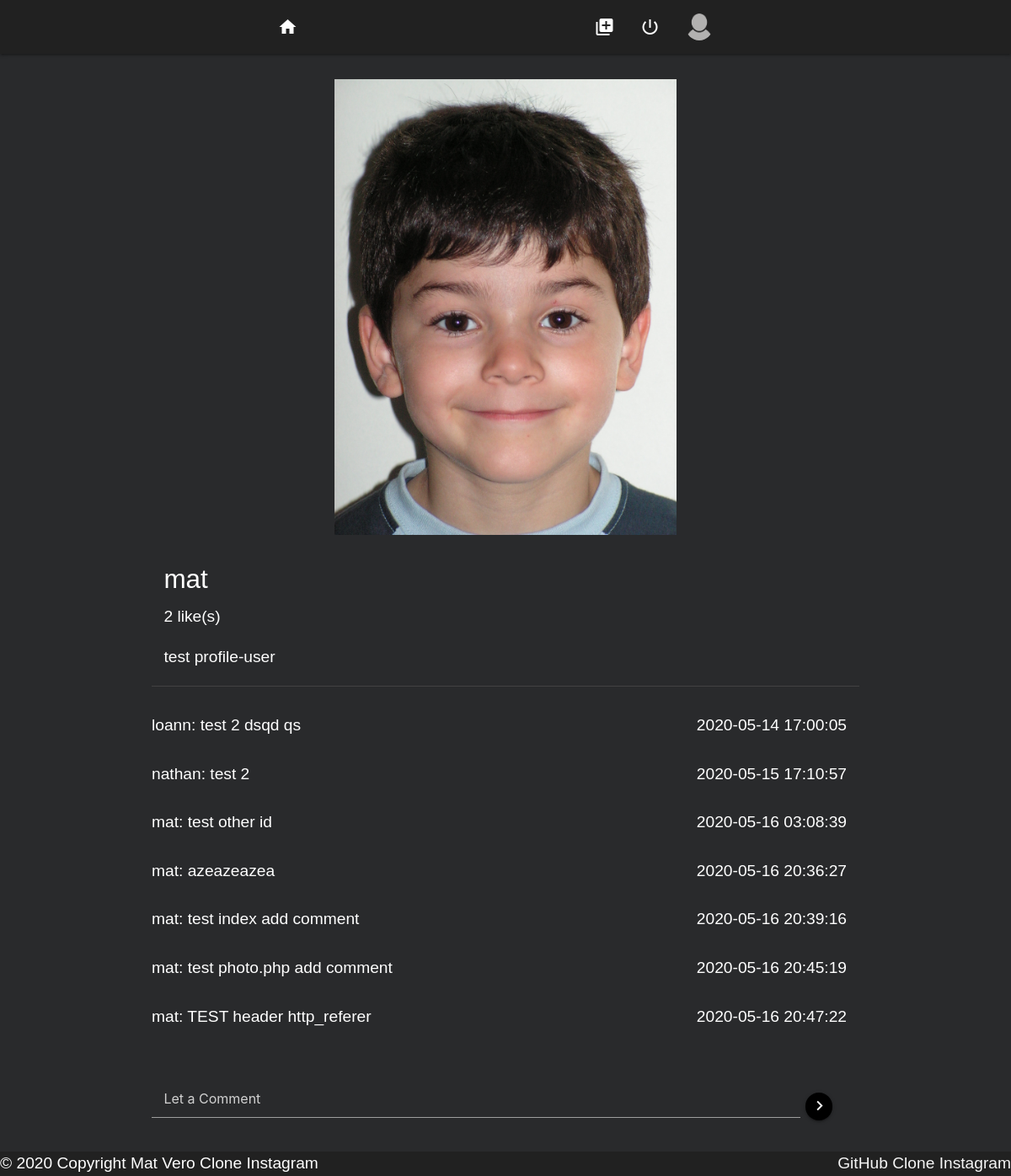
The app's page /photos/photo.php?id=5 with its own data.
### tables this page shows
CREATE TABLE `photos` (
  `id` int(11) NOT NULL,
  `user_id` int(11) NOT NULL,
  `urlphoto` varchar(255) DEFAULT NULL,
  `created_at` datetime NOT NULL,
  `caption` text NOT NULL,
  `ip_address` varchar(39) NOT NULL
);

CREATE TABLE `users` (
  `id` int(11) NOT NULL,
  `nickname` varchar(255) NOT NULL,
  `password` varchar(255) NOT NULL,
  `mail` varchar(255) NOT NULL,
  `created_at` datetime NOT NULL,
  `ip_address` varchar(39) NOT NULL,
  `profile_photo` varchar(255) DEFAULT '0'
);

CREATE TABLE `comments` (
  `id` int(11) NOT NULL,
  `photos_id` int(11) NOT NULL,
  `users_id` int(11) NOT NULL,
  `comment` text NOT NULL,
  `created_at` datetime NOT NULL,
  `ip_address` varchar(39) NOT NULL
);

### photos/photo.php (the view, shortened to what this page needs)
<?php
require '../connection.php';
require '../partials/header.php';
$photoid = $_GET['id'];
$allcommentsshow = $bdd->query(
    'SELECT comments.*, users.nickname, photos.id AS photo_id, photos.caption
                              FROM comments
                              INNER JOIN photos
                                ON photos.id = comments.photos_id
                                INNER JOIN users
                                ON users.id = comments.users_id
                              ORDER BY comments.created_at ASC'
);
$allcomments = $allcommentsshow->fetchAll(PDO::FETCH_ASSOC);
$reqUniquePhoto = $bdd->query('SELECT photos.*, users.nickname FROM photos INNER JOIN users ON users.id = photos.user_id WHERE photos.id=' . $photoid . '');
$photo = $reqUniquePhoto->fetch(PDO::FETCH_ASSOC);
?>
<section>
    <div class="container">
        <div class="row zoomall">
            <div class="col s12 offset s4">
                <div class="card-image">
                    <img class="zoomimg" src="../pictures/<?php echo $photo['urlphoto'] ?>">
                </div>
                <div class="section caption-zoom">
                    <h5><?= $photo['nickname'] ?></h5>
                    <?php
                        $likes = $bdd->prepare('SELECT id FROM likes WHERE photos_id = ?');
                        $likes->execute(array($photo['id']));
                        $likes = $likes->rowCount();
                    ?>
                    <span class="white-text left"><?= $likes ?> like(s)</span><br>
                    <p><?= $photo['caption'] ?></p>
                </div>
            </div>
        </div>
        <div class="divider grey darken-3"></div>
        <div class="row" id="allcomments">
            <?php foreach ($allcomments as $comment) {
                if ($comment['photos_id'] == $photoid) { ?>
                    <div class="update_comments">
                        <span class="textarea1  left"><?= $comment['nickname'] ?></span>
                        <span class="textarea1"> : <?= $comment['comment'] ?></span>
                        <span class="textarea1 right"> <?= $comment['created_at'] ?></span>
                    </div><br>
            <?php }
            }; ?>
        </div>
    </div>
    <div class="container">
        <div class="row fixed-bottom" id="add-comment">
            <form action="add-commentary.php" method="POST">
                <div class="input-message">
                    <input name="comment" class="materialize add-comment input-pink col l11 white-text" placeholder="Let a Comment">
                    <button class="btn-floating btn-small black waves-light  right btnsubmit" type="submit" name="submit"><i class="material-icons small right">chevron_right</i></button>
                </div>
            </form>
        </div>
    </div>
</section>
<?php
include '../partials/footer.php'
?>
</body>
</html>

### partials/header.php (shortened to what this page needs)
<?php
$reqPhotos = $bdd->query('SELECT photos.*, users.nickname, users.profile_photo AS photoProf FROM photos INNER JOIN users ON photos.user_id = users.id WHERE photos.user_id = users.id ORDER BY photos.created_at DESC');
$photos = $reqPhotos->fetchAll(PDO::FETCH_ASSOC);
?>
<!DOCTYPE html>
<html lang="en">
<head>
    <link rel="stylesheet" href="/css/materialize.min.css">
    <link rel="stylesheet" href="/css/style.css">
</head>
<body>
    <header>
        <div class="container-fluid">
            <nav class="row">
                <div class="nav-wrapper header grey darken-4 col s12 m7 offset-m2 l6 offset-l3">
                    <ul>
                        <li>
                            <a href="../index.php"><i class="material-icons">home</i></a>
                        </li>
                    </ul>
                    <?php
                    foreach ($photos as $photo) : ?>
                        <ul class="right">
                            <li>
                                <?php if ($photo['photoProf'] == 0) { ?>
                                    <a href="/profile/profile-user.php?userid=<?= $_SESSION['id'] ?>&nickname=<?= $_SESSION['nickname'] ?>">
                                        <div class="chip chip-profile">
                                            <img src="../pictures/picture_default.png" alt="Contact Person">
                                        </div>
                                    </a>
                                <?php
                                    $i = 0;
                                    if (++$i == 1) break;
                                }
                            endforeach; ?>
                            </li>
                        </ul>
                        <ul class="right">
                            <li>
                                <a href="../profile/add-photos.php" id="btnaddphoto"><i class="medium material-icons white-text center-align">add_to_photos</i></a>
                            </li>
                            <li>
                                <a href="../logout.php"><i class="medium material-icons white-text center-align">power_settings_new</i></a>
                            </li>
                        </ul>
                </div>
            </nav>
        </div>
    </header>

### css/style.css (style rules this page uses)
html { font-family: Arial, Helvetica, sans-serif; font-size: 1.2em; }
body { display: flex; min-height: 100vh; flex-direction: column; background-color: rgb(41, 42, 44); color: #ffffff; }
nav.row { background-color: #212121; }
section { flex: 1 0 auto; }
.input-yellow, .input-pink, .input-red { height: 45px!important; margin-bottom: 20px!important; color: #ffffff; }
div.header ul.right { line-height: 94px; }
ul li a { height: 64px; }
div.chip-profile { background-color: transparent; }
.btnsubmit { top: 15px; }
.zoomall { margin-bottom: 0px; }
div.card-image { display: flex; justify-content: center; margin-top: 10px; }
.zoomimg { max-width: 50%; max-height: 50%; }
.caption-zoom { padding: 15px 0px 0px 0px; }
#allcomments { margin-top: 32px; margin-bottom: 32px; padding-right: 15px; overflow: unset; overflow-x: hidden; top: 56px; scroll-behavior: smooth; }
form { height: auto; }
input.add-comment { width: 80%; }
.btn-floating.btn-small { margin-right: 32px; }
.btn-floating.btn-small i { margin-right: -1px; }

### records on screen
photos: urlphoto (picture), user.nickname "mat", caption "test profile-user"
comments: users.nickname "loann", comment "test 2 dsqd qs", created_at "2020-05-14 17:00:05"
comments: users.nickname "nathan", comment "test 2", created_at "2020-05-15 17:10:57"
comments: users.nickname "mat", comment "test other id", created_at "2020-05-16 03:08:39"
comments: users.nickname "mat", comment "azeazeazea", created_at "2020-05-16 20:36:27"
comments: users.nickname "mat", comment "test index add comment", created_at "2020-05-16 20:39:16"
comments: users.nickname "mat", comment "test photo.php add comment", created_at "2020-05-16 20:45:19"
comments: users.nickname "mat", comment "TEST header http_referer", created_at "2020-05-16 20:47:22"

### other values on screen
$likes "2"
